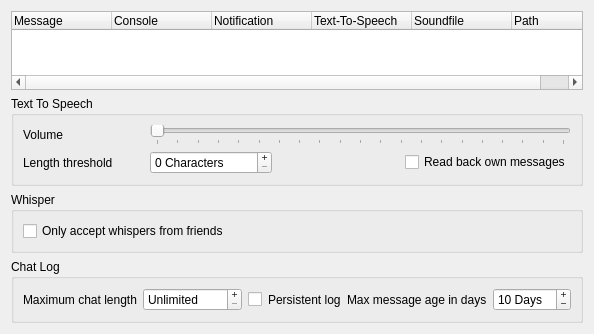
<?xml version="1.0" encoding="UTF-8"?>
<ui version="4.0">
 <class>LogConfig</class>
 <widget class="QWidget" name="LogConfig">
  <property name="geometry">
   <rect>
    <x>0</x>
    <y>0</y>
    <width>446</width>
    <height>334</height>
   </rect>
  </property>
  <property name="windowTitle">
   <string>Messages</string>
  </property>
  <layout class="QVBoxLayout">
   <item>
    <widget class="QTreeWidget" name="qtwMessages">
     <property name="alternatingRowColors">
      <bool>true</bool>
     </property>
     <property name="selectionMode">
      <enum>QAbstractItemView::SingleSelection</enum>
     </property>
     <property name="rootIsDecorated">
      <bool>false</bool>
     </property>
     <property name="uniformRowHeights">
      <bool>true</bool>
     </property>
     <property name="itemsExpandable">
      <bool>false</bool>
     </property>
     <column>
      <property name="text">
       <string>Message</string>
      </property>
     </column>
     <column>
      <property name="text">
       <string>Console</string>
      </property>
     </column>
     <column>
      <property name="text">
       <string>Notification</string>
      </property>
     </column>
     <column>
      <property name="text">
       <string>Text-To-Speech</string>
      </property>
     </column>
     <column>
      <property name="text">
       <string>Soundfile</string>
      </property>
     </column>
     <column>
      <property name="text">
       <string>Path</string>
      </property>
     </column>
    </widget>
   </item>
   <item>
    <widget class="QGroupBox" name="qgbTTS">
     <property name="title">
      <string>Text To Speech</string>
     </property>
     <layout class="QGridLayout">
      <item row="0" column="0">
       <widget class="QLabel" name="qlVolume">
        <property name="text">
         <string>Volume</string>
        </property>
        <property name="buddy">
         <cstring>qsVolume</cstring>
        </property>
       </widget>
      </item>
      <item row="0" column="1" colspan="3">
       <widget class="QSlider" name="qsVolume">
        <property name="toolTip">
         <string>Volume of Text-To-Speech Engine</string>
        </property>
        <property name="whatsThis">
         <string>&lt;b&gt;This is the volume used for the speech synthesis.&lt;/b&gt;</string>
        </property>
        <property name="maximum">
         <number>100</number>
        </property>
        <property name="singleStep">
         <number>5</number>
        </property>
        <property name="pageStep">
         <number>20</number>
        </property>
        <property name="orientation">
         <enum>Qt::Horizontal</enum>
        </property>
        <property name="tickPosition">
         <enum>QSlider::TicksBelow</enum>
        </property>
        <property name="tickInterval">
         <number>5</number>
        </property>
       </widget>
      </item>
      <item row="1" column="0">
       <widget class="QLabel" name="qlThreshold">
        <property name="text">
         <string>Length threshold</string>
        </property>
        <property name="buddy">
         <cstring>qsbThreshold</cstring>
        </property>
       </widget>
      </item>
      <item row="1" column="1">
       <widget class="QSpinBox" name="qsbThreshold">
        <property name="toolTip">
         <string>Message length threshold for Text-To-Speech Engine</string>
        </property>
        <property name="whatsThis">
         <string>&lt;b&gt;This is the length threshold used for the Text-To-Speech Engine.&lt;/b&gt;&lt;br /&gt;Messages longer than this limit will not be read aloud in their full length.</string>
        </property>
        <property name="buttonSymbols">
         <enum>QAbstractSpinBox::PlusMinus</enum>
        </property>
        <property name="suffix">
         <string> Characters</string>
        </property>
        <property name="maximum">
         <number>5000</number>
        </property>
        <property name="singleStep">
         <number>10</number>
        </property>
       </widget>
      </item>
      <item row="1" column="3">
       <widget class="QCheckBox" name="qcbReadBackOwn">
        <property name="toolTip">
         <string>If enabled text messages you send will be read back to you with TTS</string>
        </property>
        <property name="text">
         <string>Read back own messages</string>
        </property>
       </widget>
      </item>
     </layout>
    </widget>
   </item>
   <item>
    <widget class="QGroupBox" name="qgbWhisper">
     <property name="title">
      <string>Whisper</string>
     </property>
     <layout class="QVBoxLayout" name="verticalLayout">
      <item>
       <widget class="QCheckBox" name="qcbWhisperFriends">
        <property name="toolTip">
         <string>If checked you will only hear whispers from users you added to your friend list.</string>
        </property>
        <property name="text">
         <string>Only accept whispers from friends</string>
        </property>
       </widget>
      </item>
     </layout>
    </widget>
   </item>
   <item>
    <widget class="QGroupBox" name="qgbMaxBlocks">
     <property name="title">
      <string>Chat Log</string>
     </property>
     <layout class="QGridLayout" name="_2">
      <item row="0" column="0">
       <widget class="QLabel" name="qlMaxBlocks">
        <property name="text">
         <string>Maximum chat length</string>
        </property>
       </widget>
      </item>
      <item row="0" column="1">
       <widget class="QSpinBox" name="qsbMaxBlocks">
        <property name="buttonSymbols">
         <enum>QAbstractSpinBox::PlusMinus</enum>
        </property>
        <property name="specialValueText">
         <string>Unlimited</string>
        </property>
        <property name="suffix">
         <string> Lines</string>
        </property>
        <property name="maximum">
         <number>1000000</number>
        </property>
        <property name="singleStep">
         <number>100</number>
        </property>
       </widget>
      </item>
      <item row="0" column="2">
       <spacer name="horizontalSpacer">
        <property name="orientation">
         <enum>Qt::Horizontal</enum>
        </property>
        <property name="sizeHint" stdset="0">
         <size>
          <width>8</width>
          <height>16</height>
         </size>
        </property>
       </spacer>
      </item>
     <item row="0" column="3">
       <widget class="QCheckBox" name="qlPersistentChatEnable">
       </widget>
      </item>
    <item row="0" column="4">
       <widget class="QLabel" name="qlPersistentChat">
        <property name="text">
         <string>Persistent log</string>
        </property>
       </widget>
      </item>
      <item row="0" column="5">
       <spacer name="horizontalSpacer">
        <property name="orientation">
         <enum>Qt::Horizontal</enum>
        </property>
        <property name="sizeHint" stdset="0">
         <size>
          <width>8</width>
          <height>16</height>
         </size>
        </property>
       </spacer>
      </item>
      <item row="0" column="6">
       <widget class="QLabel" name="qlPersistentChatMaxAge">
        <property name="text">
         <string>Max message age in days</string>
        </property>
       </widget>
      </item>
      <item row="0" column="7">
       <widget class="QSpinBox" name="qsbPersistentChatMaxAgeDays">
        <property name="buttonSymbols">
         <enum>QAbstractSpinBox::PlusMinus</enum>
        </property>
        <property name="value">
         <number>10</number>
        </property>
        <property name="suffix">
         <string> Days</string>
        </property>
        <property name="maximum">
         <number>365</number>
        </property>
        <property name="singleStep">
         <number>5</number>
        </property>
       </widget>
      </item>
 
      </layout>
    </widget>
   </item>
  </layout>
 </widget>
 <resources/>
 <connections/>
</ui>
